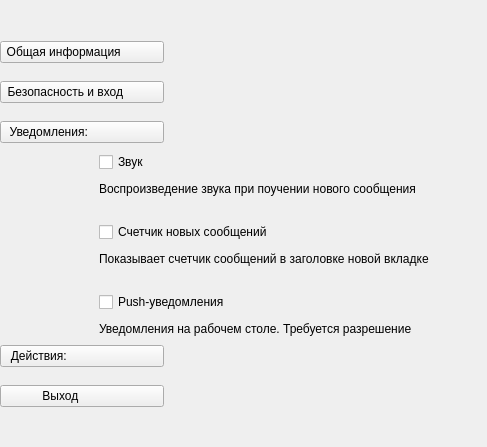
                  <widget class="QWidget" name="page_10">
                   <layout class="QGridLayout" name="gridLayout_9">
                    <property name="leftMargin">
                     <number>0</number>
                    </property>
                    <property name="topMargin">
                     <number>0</number>
                    </property>
                    <property name="rightMargin">
                     <number>0</number>
                    </property>
                    <property name="bottomMargin">
                     <number>0</number>
                    </property>
                    <property name="spacing">
                     <number>7</number>
                    </property>
                    <item row="0" column="0">
                     <layout class="QHBoxLayout" name="horizontalLayout_18" stretch="1,6">
                      <item>
                       <layout class="QVBoxLayout" name="verticalLayout_9" stretch="1,1,1,1">
                        <property name="spacing">
                         <number>9</number>
                        </property>
                        <property name="sizeConstraint">
                         <enum>QLayout::SetDefaultConstraint</enum>
                        </property>
                        <property name="leftMargin">
                         <number>0</number>
                        </property>
                        <property name="topMargin">
                         <number>41</number>
                        </property>
                        <property name="rightMargin">
                         <number>0</number>
                        </property>
                        <property name="bottomMargin">
                         <number>0</number>
                        </property>
                        <item>
                         <layout class="QVBoxLayout" name="verticalLayout_10">
                          <property name="spacing">
                           <number>18</number>
                          </property>
                          <property name="rightMargin">
                           <number>265</number>
                          </property>
                          <item>
                           <widget class="QPushButton" name="pushButton_9">
                            <property name="sizePolicy">
                             <sizepolicy hsizetype="Minimum" vsizetype="Fixed">
                              <horstretch>0</horstretch>
                              <verstretch>0</verstretch>
                             </sizepolicy>
                            </property>
                            <property name="cursor">
                             <cursorShape>PointingHandCursor</cursorShape>
                            </property>
                            <property name="styleSheet">
                             <string notr="true">QPushButton{
	font: 10pt &quot;MS Shell Dlg 2&quot;;
background-color: rgb(255, 255, 255);
font: 10pt \&quot;MS Shell Dlg 2\&quot;;
color: rgb(68, 118, 179);
border-radius: 10px;
}

QPushButton:hover{
border: ipx solid #828282;
color: rgb(20, 120, 250);
}

QPushButton:hover:pressed{
background-color: rgb(255, 255, 255);
font: 9pt \&quot;MS Shell Dlg 2\&quot;;


color: black;
border-radius: 10px;
}</string>
                            </property>
                            <property name="text">
                             <string>Общая информация           </string>
                            </property>
                           </widget>
                          </item>
                          <item>
                           <widget class="QPushButton" name="pushButton_7">
                            <property name="sizePolicy">
                             <sizepolicy hsizetype="Minimum" vsizetype="Fixed">
                              <horstretch>0</horstretch>
                              <verstretch>0</verstretch>
                             </sizepolicy>
                            </property>
                            <property name="cursor">
                             <cursorShape>PointingHandCursor</cursorShape>
                            </property>
                            <property name="styleSheet">
                             <string notr="true">QPushButton{
	font: 10pt &quot;MS Shell Dlg 2&quot;;
background-color: rgb(255, 255, 255);
font: 10pt \&quot;MS Shell Dlg 2\&quot;;
color: rgb(68, 118, 179);
border-radius: 10px;
}

QPushButton:hover{
border: ipx solid #828282;
color: rgb(20, 120, 250);
}

QPushButton:hover:pressed{
background-color: rgb(255, 255, 255);
font: 9pt \&quot;MS Shell Dlg 2\&quot;;


color: black;
border-radius: 10px;
}</string>
                            </property>
                            <property name="text">
                             <string> Безопасность и вход           </string>
                            </property>
                           </widget>
                          </item>
                          <item>
                           <widget class="QPushButton" name="pushButton_8">
                            <property name="cursor">
                             <cursorShape>PointingHandCursor</cursorShape>
                            </property>
                            <property name="styleSheet">
                             <string notr="true">QPushButton{
background-color: rgb(255, 255, 255);
font: 10pt \&quot;MS Shell Dlg 2\&quot;;
color: rgb(68, 118, 179);
border-radius: 10px;
}

QPushButton:hover{
border: ipx solid #828282;
color: rgb(20, 120, 250);
}

QPushButton:hover:pressed{
background-color: rgb(255, 255, 255);
font: 9pt \&quot;MS Shell Dlg 2\&quot;;


color: black;
border-radius: 10px;
}</string>
                            </property>
                            <property name="text">
                             <string>Уведомления:                    </string>
                            </property>
                           </widget>
                          </item>
                         </layout>
                        </item>
                        <item>
                         <layout class="QHBoxLayout" name="horizontalLayout_19" stretch="1,10">
                          <property name="spacing">
                           <number>0</number>
                          </property>
                          <item>
                           <spacer name="horizontalSpacer_11">
                            <property name="orientation">
                             <enum>Qt::Horizontal</enum>
                            </property>
                            <property name="sizeHint" stdset="0">
                             <size>
                              <width>40</width>
                              <height>20</height>
                             </size>
                            </property>
                           </spacer>
                          </item>
                          <item>
                           <layout class="QVBoxLayout" name="verticalLayout_11">
                            <property name="spacing">
                             <number>26</number>
                            </property>
                            <property name="sizeConstraint">
                             <enum>QLayout::SetFixedSize</enum>
                            </property>
                            <property name="leftMargin">
                             <number>77</number>
                            </property>
                            <item>
                             <layout class="QVBoxLayout" name="verticalLayout_12">
                              <property name="spacing">
                               <number>10</number>
                              </property>
                              <item>
                               <widget class="QCheckBox" name="checkBox">
                                <property name="styleSheet">
                                 <string notr="true">background-color: rgb(255, 255, 255);
font: 10pt \&quot;MS Shell Dlg 2\&quot;;
color: rgb(68, 118, 179);
border-radius: 10px;</string>
                                </property>
                                <property name="text">
                                 <string>Звук</string>
                                </property>
                               </widget>
                              </item>
                              <item>
                               <widget class="QLabel" name="label_6">
                                <property name="styleSheet">
                                 <string notr="true">background-color: rgb(255, 255, 255);
font: 10pt \&quot;MS Shell Dlg 2\&quot;;
color: rgb(68, 118, 179);
border-radius: 10px;</string>
                                </property>
                                <property name="text">
                                 <string>Воспроизведение звука при поучении нового сообщения</string>
                                </property>
                               </widget>
                              </item>
                             </layout>
                            </item>
                            <item>
                             <layout class="QVBoxLayout" name="verticalLayout_13">
                              <property name="spacing">
                               <number>10</number>
                              </property>
                              <item>
                               <widget class="QCheckBox" name="checkBox_2">
                                <property name="styleSheet">
                                 <string notr="true">background-color: rgb(255, 255, 255);
font: 10pt \&quot;MS Shell Dlg 2\&quot;;
color: rgb(68, 118, 179);
border-radius: 10px;</string>
                                </property>
                                <property name="text">
                                 <string>Счетчик новых сообщений</string>
                                </property>
                               </widget>
                              </item>
                              <item>
                               <widget class="QLabel" name="label_9">
                                <property name="styleSheet">
                                 <string notr="true">background-color: rgb(255, 255, 255);
font: 10pt \&quot;MS Shell Dlg 2\&quot;;
color: rgb(68, 118, 179);
border-radius: 10px;</string>
                                </property>
                                <property name="text">
                                 <string>Показывает счетчик сообщений в заголовке новой вкладке</string>
                                </property>
                               </widget>
                              </item>
                             </layout>
                            </item>
                            <item>
                             <layout class="QVBoxLayout" name="verticalLayout_14">
                              <property name="spacing">
                               <number>10</number>
                              </property>
                              <item>
                               <widget class="QCheckBox" name="checkBox_3">
                                <property name="styleSheet">
                                 <string notr="true">background-color: rgb(255, 255, 255);
font: 10pt \&quot;MS Shell Dlg 2\&quot;;
color: rgb(68, 118, 179);
border-radius: 10px;
</string>
                                </property>
                                <property name="text">
                                 <string>Push-уведомления</string>
                                </property>
                               </widget>
                              </item>
                              <item>
                               <widget class="QLabel" name="label_11">
                                <property name="styleSheet">
                                 <string notr="true">background-color: rgb(255, 255, 255);
font: 10pt \&quot;MS Shell Dlg 2\&quot;;
color: rgb(68, 118, 179);
border-radius: 10px;</string>
                                </property>
                                <property name="text">
                                 <string>Уведомления на рабочем столе. Требуется разрешение</string>
                                </property>
                               </widget>
                              </item>
                             </layout>
                            </item>
                           </layout>
                          </item>
                         </layout>
                        </item>
                        <item>
                         <layout class="QVBoxLayout" name="verticalLayout_15">
                          <property name="spacing">
                           <number>18</number>
                          </property>
                          <property name="rightMargin">
                           <number>265</number>
                          </property>
                          <item>
                           <widget class="QPushButton" name="pushButton_10">
                            <property name="cursor">
                             <cursorShape>PointingHandCursor</cursorShape>
                            </property>
                            <property name="layoutDirection">
                             <enum>Qt::LeftToRight</enum>
                            </property>
                            <property name="autoFillBackground">
                             <bool>false</bool>
                            </property>
                            <property name="styleSheet">
                             <string notr="true">QPushButton{
background-color: rgb(255, 255, 255);
font: 10pt \&quot;MS Shell Dlg 2\&quot;;
color: rgb(68, 118, 179);
border-radius: 10px;
}

QPushButton:hover{
border: ipx solid #828282;
color: rgb(20, 120, 250);
}

QPushButton:hover:pressed{
background-color: rgb(255, 255, 255);
font: 9pt \&quot;MS Shell Dlg 2\&quot;;


color: black;
border-radius: 10px;
}</string>
                            </property>
                            <property name="text">
                             <string>Действия:                          </string>
                            </property>
                           </widget>
                          </item>
                          <item>
                           <widget class="QPushButton" name="pushButton_11">
                            <property name="cursor">
                             <cursorShape>PointingHandCursor</cursorShape>
                            </property>
                            <property name="styleSheet">
                             <string notr="true">QPushButton{
background-color: rgb(255, 255, 255);
font: 11pt \&quot;MS Shell Dlg 2\&quot;;
color: rgb(68, 118, 179);
border-radius: 10px;
}

QPushButton:hover{
border: ipx solid #828282;
color: rgb(20, 120, 250);
}

QPushButton:hover:pressed{
background-color: rgb(255, 255, 255);
font: 9pt \&quot;MS Shell Dlg 2\&quot;;


color: black;
border-radius: 10px;
}</string>
                            </property>
                            <property name="text">
                             <string>Выход             </string>
                            </property>
                           </widget>
                          </item>
                         </layout>
                        </item>
                        <item>
                         <spacer name="verticalSpacer_9">
                          <property name="orientation">
                           <enum>Qt::Vertical</enum>
                          </property>
                          <property name="sizeHint" stdset="0">
                           <size>
                            <width>20</width>
                            <height>40</height>
                           </size>
                          </property>
                         </spacer>
                        </item>
                       </layout>
                      </item>
                      <item>
                       <spacer name="horizontalSpacer_12">
                        <property name="orientation">
                         <enum>Qt::Horizontal</enum>
                        </property>
                        <property name="sizeHint" stdset="0">
                         <size>
                          <width>40</width>
                          <height>20</height>
                         </size>
                        </property>
                       </spacer>
                      </item>
                     </layout>
                    </item>
                   </layout>
                  </widget>
